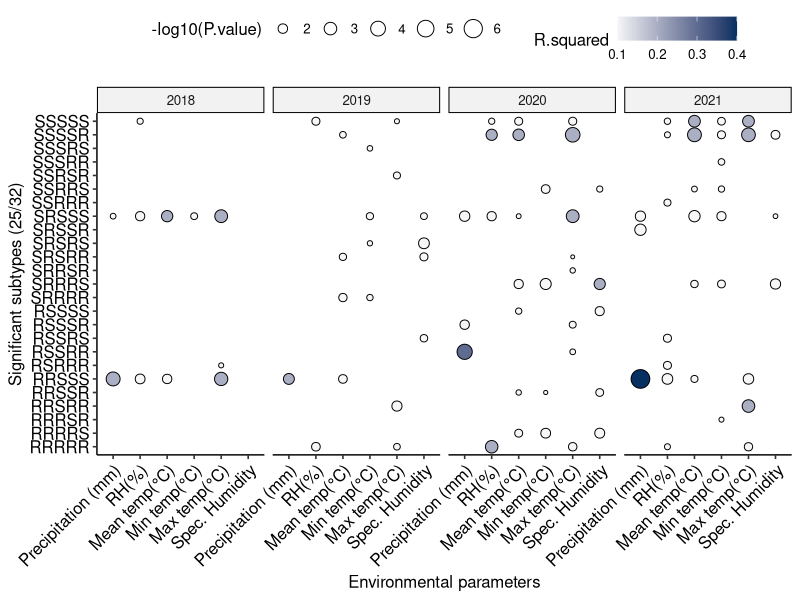

Write the R code that produced this figure. (Note: this script raises an error after producing the figure.)
rm(list=ls())
# path_working <- "/Users/rintukutum/Documents/office/ashoka/research/research-chartxamr/amrxvivli/amr-vivli-ashoka-submission"
# setwd(path_working)
reg_subtype_envr <- readr::read_csv(
  'results/regression_results_combined.csv'
)

subtype_envir <- data.frame(
  reg_subtype_envr[,c('year','index','regressor',"R-squared","P-value")]
)

unique(subtype_envir$regressor)
# [1] "T2M"         "QV2M"        "RH2M"        "T2M_MAX"     "T2M_MIN"    
# [6] "PRECTOTCORR"
var_names <- c(
  "Mean temp(°C)", "Spec. Humidity",
  "RH(%)", "Max temp(°C)", 
  "Min temp(°C)",
  "Precipitation (mm)"
)
names(var_names) <- unique(subtype_envir$regressor)
library(ggplot2)
library(ggpubr)
inx_sig <- subtype_envir$P.value < 0.05
subtype_envir$R.squared <- round(
  subtype_envir$R.squared,1)
fig02_atlas_gears<-ggplot(na.omit(subtype_envir[inx_sig,]),
                          aes(x=regressor,y=index)) +
  geom_point(aes(
    fill=R.squared,size=-log10(P.value)),
             shape=21) +
  facet_grid(facets = .~year) +
  ylab('Significant subtypes (25/32)') +
  xlab('Environmental parameters') +
  theme_pubr() +
  theme(axis.text.x = element_text(
    angle = 45,vjust = 1,hjust = 1
  )) +
  scale_x_discrete(
    limit = names(var_names)[c(6,3,1,5,4,2)],
    label = var_names[c(6,3,1,5,4,2)]
  ) +
  scale_fill_gradient(
    low = '#F7F7F7',
    high = '#053061'
  )
fig02_atlas_gears
write.csv(na.omit(subtype_envir[inx_sig,1:3]),
          '../data/01-heatmap-subtype-envr-ATLAS-GEARS.csv',
          row.names = FALSE)

pdf('figures/figure-02-subtype-envr-ATLAS-GEARS.pdf',
    width = 8,height = 6.5)
fig02_atlas_gears
dev.off()


